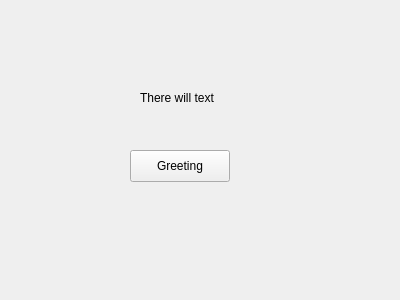
<?xml version="1.0" encoding="UTF-8"?>
<ui version="4.0">
 <class>MyForm</class>
 <widget class="QWidget" name="MyForm">
  <property name="enabled">
   <bool>true</bool>
  </property>
  <property name="geometry">
   <rect>
    <x>0</x>
    <y>0</y>
    <width>400</width>
    <height>300</height>
   </rect>
  </property>
  <property name="windowTitle">
   <string>My first form</string>
  </property>
  <widget class="QPushButton" name="pushButton">
   <property name="geometry">
    <rect>
     <x>130</x>
     <y>150</y>
     <width>100</width>
     <height>32</height>
    </rect>
   </property>
   <property name="text">
    <string>Greeting</string>
   </property>
  </widget>
  <widget class="QLabel" name="label">
   <property name="geometry">
    <rect>
     <x>140</x>
     <y>90</y>
     <width>91</width>
     <height>16</height>
    </rect>
   </property>
   <property name="text">
    <string>There will text</string>
   </property>
  </widget>
 </widget>
 <resources/>
 <connections/>
</ui>
